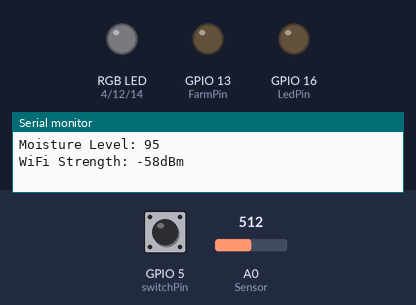
A sketch run on a simulated ESP8266 (NodeMCU). On the bench: an RGB LED mixed from three pins (HIGH = lit), output pins drawn as LEDs (lit = HIGH), the last lines printed to the serial monitor. Dashed ring = blinking. Inputs (shaded band) come from the test bench; at power-on: GPIO 5 (switchPin) LOW, A0 (Sensor) = 512. WiFi joins after 1.5 s; servers stay silent unless stated.

Above: at 2.7 s.
2.8 s: GPIO 5 (switchPin) pulled HIGH for 2.35 s
At 7.6 s:
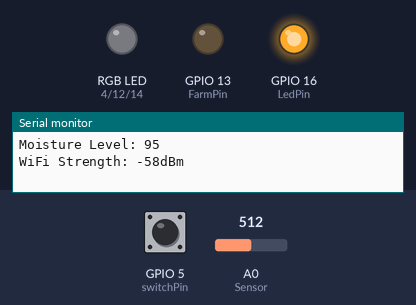
11.5 s: A0 (Sensor) set to 608
15.0 s: A0 (Sensor) set to 623
At 17.0 s:
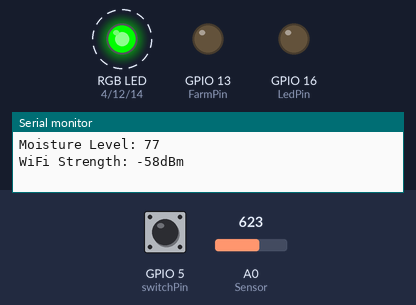
21.4 s: A0 (Sensor) set to 879
24.9 s: A0 (Sensor) set to 900
At 27.3 s:
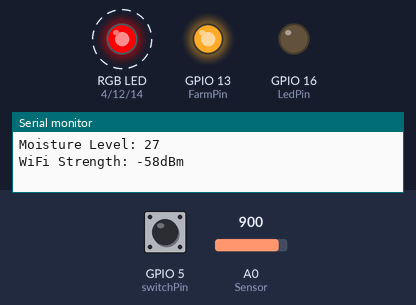
31.3 s: GPIO 5 (switchPin) pulled HIGH for 2.35 s
At 36.7 s:
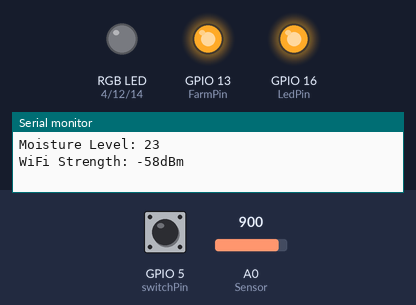
Timing chart, 0 to 38.0 s (numbered marks = the images above; inputs shaded):
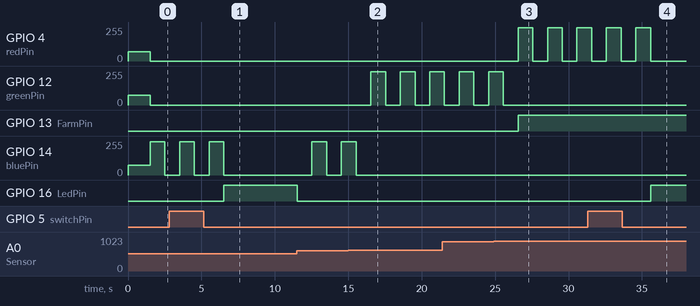

Measured:
- the behaviour switches between 616 and 617 on A0 (Sensor) (found by bisection; images 1 and 2)
- the behaviour switches between 885 and 886 on A0 (Sensor) (found by bisection; images 2 and 3)
- after the input at 2.8 s, GPIO 14 (bluePin): goes on until 6.5 s, then stays 0/255; GPIO 16 (LedPin): LOW → HIGH after 3.7 s
- after the input at 15.0 s, GPIO 12 (greenPin): alternates 249/255 for 1.0 s and 0/255 for 1.0 s, starting after 1.5 s; GPIO 14 (bluePin): goes on until 15.5 s, then stays 0/255
- after the input at 24.9 s, GPIO 4 (redPin): alternates 249/255 for 1.0 s and 0/255 for 1.0 s, starting after 1.7 s; GPIO 12 (greenPin): goes on until 25.6 s, then stays 0/255; GPIO 13 (FarmPin): LOW → HIGH after 1.7 s
- after the input at 31.3 s, GPIO 16 (LedPin): LOW → HIGH after 4.3 s

The sketch:

Smart_Agricuture_IoT_T.ino
```cpp
#include <ESP8266WiFi.h>

const char* ssid = "Oizom/2G";
const char* password = "9510810866";

char* toiletStatus;

const int redPin = 4;    // ~D2
const int greenPin = 12; // ~D6
const int bluePin = 14;  // ~D5

const int switchPin = 5; // D1
const int LedPin = 16; // D0

unsigned long duration;

const int FarmPin = 13; // D7

int WiFiStrength = 0;
bool presence = false;
bool toiletUse = false;

WiFiServer server(80);

void setup() {
  // put your setup code here, to run once:
  Serial.begin(115200);
  delay(10);

  // Difining RGB pin as Output
  pinMode(redPin, OUTPUT);
  pinMode(greenPin, OUTPUT);
  pinMode(bluePin, OUTPUT);

  pinMode(FarmPin, OUTPUT);

  pinMode(LedPin, OUTPUT);
  pinMode(switchPin, INPUT);

  // Waiting to Connect LED Color

  analogWrite(redPin, 280);
  analogWrite(greenPin, 300);
  analogWrite(bluePin, 300);

  // Connecting to WiFi Network
  Serial.println();
  Serial.println();
  Serial.print("Connecting to ");
  Serial.println(ssid);

  WiFi.begin(ssid, password);

  // Connect to WiFi Router

  while (WiFi.status() != WL_CONNECTED)
  {
    delay(500);
    Serial.print(".");
  }

  Serial.println("");
  Serial.println("WiFi Connected");

  // Starting the Server
  server.begin();
  Serial.println("Server Started");

  // Print Local IP Address
  Serial.print("Use this URL to Connect: ");
  Serial.print("http://");
  Serial.print(WiFi.localIP());
  Serial.println("/");
}


double analogValue = 0.0;
double analogVolts = 0.0;
int moistureLevel;

void loop() {
  // put your main code here, to run repeatedly:

  WiFiStrength = WiFi.RSSI(); // Get dBm from ESP8266
  analogValue = analogRead(A0); // Read Analog Signal From Moiture Sensor
  analogVolts = (analogValue*3) / 1024; //Convert Analog Signal to Voltage


  analogValue = constrain(analogValue, 485, 1023);
  moistureLevel = map(analogValue, 485,1023,100,0);


  //Looping for RGB and LED Controll

  if (moistureLevel <= 25) // 0-25 is red "dry"
    {
      analogWrite(redPin, 1000);
      analogWrite(greenPin, 0);
      analogWrite(bluePin, 0);
      digitalWrite(FarmPin, HIGH);
    }

    else if (moistureLevel > 25 && moistureLevel <= 75) // 26-75 is green
    {
      analogWrite(redPin, 0);
      analogWrite(greenPin, 1000);
      analogWrite(bluePin, 0);
    }

    else if (moistureLevel > 75 ) // 76-100 is blue
    {
      analogWrite(redPin, 0);
      analogWrite(greenPin, 0);
      analogWrite(bluePin, 1000);
      digitalWrite(FarmPin, LOW);
    }

    delay(1000); // this is the duration the LED will stay ON

    analogWrite(redPin, 0);
    analogWrite(greenPin, 0);
    analogWrite(bluePin, 0);

  motorCheck();
  getToietStatus();

  // Serial data
  Serial.print("Toilet Usage :");
  Serial.println(toiletUse);
  Serial.print("Toilet ");
  Serial.println(toiletStatus);
  Serial.print("Analog raw: ");
  Serial.println(analogValue);
  Serial.print("Analog V: ");
  Serial.println(analogVolts);
  Serial.print("Moisture Level: ");
  Serial.println(moistureLevel);
  Serial.print("WiFi Strength: ");
  Serial.print(WiFiStrength); Serial.println("dBm");
  Serial.println(" ");
  delay(1000); // slows amount of data sent via serial

  // Check Client Request from Browser
  WiFiClient client = server.available();
  if (!client) {
    return;
  }

  // Wait until the client sends some data
  Serial.println("new client");

  // Read the first line of the request
  String request = client.readStringUntil('\r');
  Serial.println(request);
  client.flush();

  // Response
  client.println("HTTP/1.1 200 OK");
  client.println("Content-Type: text/html");
  client.println("");

  // WebPage
  client.println("<!DOCTYPE HTML>");
  client.println("<html>");
  client.println("<script>setTimeout(function() {location.reload();}, 1000*60);</script>");
  client.println("<head></head>");
  client.println("<body style=background-color:powderblue;>");
  client.println("<div style=text-align:center: center>");
  client.print("<h1 style=\"size:12px;\">Soil Moisture</h1>");
  client.print("WiFi Signal Strength: ");
  client.println(WiFiStrength);
  client.println("dBm<br>");
  client.print("Analog Raw: ");
  client.println(analogValue);
  client.print("<br>Analog Volts: ");
  client.println(analogVolts);
  client.print("<br>Moiture Level: ");
  client.print(moistureLevel);
  client.println("</div>");
  client.println("</body>");
  client.println("</html>");
  // End of WebPage

  delay(1);
  Serial.println("Client disonnected");
  Serial.println("");
}

void motorCheck()
{
  int value = digitalRead(switchPin);

  if(value == 1 && presence == false)
  {
    presence = true;
    toiletUse = true;
  }

 if(presence == true && value == 0)
 {
   digitalWrite(LedPin, HIGH);
   delay(5000);
   digitalWrite(LedPin, LOW);
   presence = false;
   toiletUse = false;
  }

}

void getToietStatus()
{
  if(toiletUse == true)
  {
   toiletStatus = "in Use";
  }
  else
  {
    toiletStatus = "under no Use";
  }
}
```
